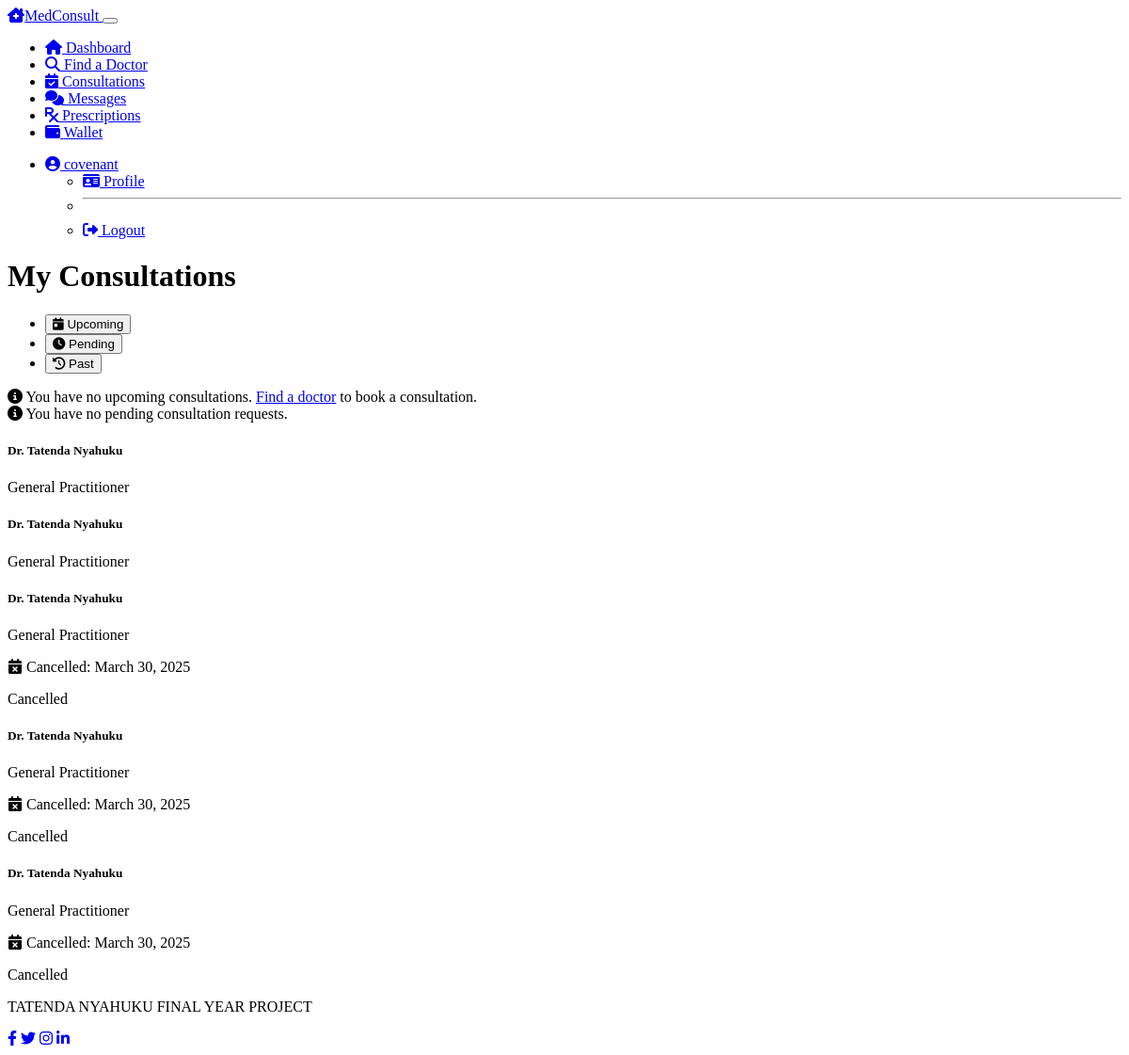
The app's page /patient/consultations (signed in), older data.
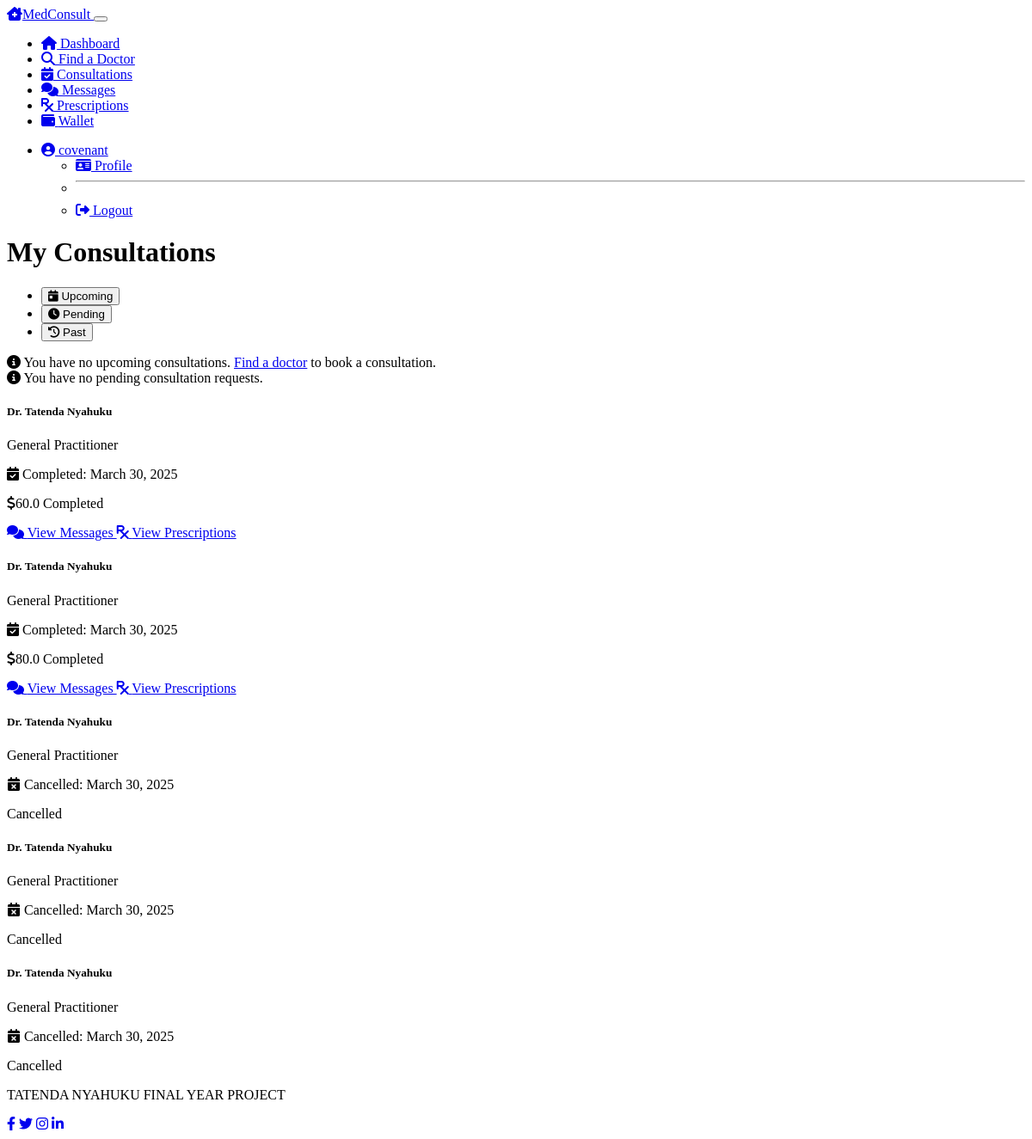
The same page, newer data.
### models.py (models this page shows, shortened)
class Consultation(db.Model):
    __tablename__ = 'consultations'
    id = db.Column(db.Integer, primary_key=True)
    patient_id = db.Column(db.Integer, db.ForeignKey('patients.id'), nullable=False)
    doctor_id = db.Column(db.Integer, db.ForeignKey('doctors.id'), nullable=False)
    status = db.Column(db.String(50), default='requested')  # requested, accepted, rejected, completed, cancelled
    proposed_fee = db.Column(db.Float, nullable=False)
    final_fee = db.Column(db.Float, nullable=True)
    scheduled_time = db.Column(db.DateTime, nullable=True)
    created_at = db.Column(db.DateTime, default=datetime.utcnow)
    completed_at = db.Column(db.DateTime, nullable=True)
    messages = db.relationship('Message', backref='consultation', lazy=True)
    prescriptions = db.relationship('Prescription', backref='consultation', lazy=True)

class Doctor(db.Model):
    __tablename__ = 'doctors'
    id = db.Column(db.Integer, primary_key=True)
    user_id = db.Column(db.Integer, db.ForeignKey('users.id'), nullable=False)
    first_name = db.Column(db.String(50), nullable=False)
    last_name = db.Column(db.String(50), nullable=False)
    specialty = db.Column(db.String(100), nullable=False)
    license_number = db.Column(db.String(50), nullable=False)
    qualifications = db.Column(db.Text, nullable=True)
    min_fee = db.Column(db.Float, nullable=False)
    max_fee = db.Column(db.Float, nullable=False)
    is_verified = db.Column(db.Boolean, default=False)
    consultations = db.relationship('Consultation', backref='doctor', lazy=True)

### routes.py (the view)
@app.route('/patient/consultations')
@login_required
@patient_required
def patient_consultations():
    consultations = Consultation.query.filter_by(
        patient_id=current_user.patient.id
    ).order_by(Consultation.created_at.desc()).all()
    return render_template('patient/consultations.html',
                          title='My Consultations',
                          consultations=consultations,
                          now=datetime.utcnow,
                          timedelta=timedelta)

### models.py (called while the page is built)
@login_manager.user_loader
def load_user(user_id):
    user = User.query.get(int(user_id))
    if user:
        return user
    return None

### routes.py (called while the page is built)
def patient_required(f):
    @wraps(f)
    def decorated_function(*args, **kwargs):
        if not current_user.is_authenticated or current_user.role != 'patient':
            flash('Access denied: Patient access required', 'danger')
            return redirect(url_for('login'))
        return f(*args, **kwargs)
    return decorated_function

### templates/patient/consultations.html (shortened to what the changed rows need)
{% extends "layout.html" %}
{% block content %}
<div class="row mb-4">
    <div class="col-12">
        <h1 class="mb-4">My Consultations</h1>
        <div class="tab-content" id="consultationsTabContent">
                {% set upcoming_consultations = consultations|selectattr('status', 'equalto', 'accepted')|selectattr('scheduled_time', 'gt', now())|list %}
                {% set pending_consultations = consultations|selectattr('status', 'equalto', 'requested')|list %}
            <div class="tab-pane fade" id="past" role="tabpanel" aria-labelledby="past-tab">
                {% set past_consultations = consultations|selectattr('status', 'in', ['completed', 'rejected', 'cancelled'])|list %}
                {% set past_consultations = past_consultations + consultations|selectattr('status', 'equalto', 'accepted')|selectattr('scheduled_time', 'le', now())|list %}
                {% if past_consultations %}
                    {% for consultation in past_consultations|sort(attribute='created_at', reverse=true) %}
                        <div class="card consultation-item status-{{ consultation.status }} bg-dark text-light mb-3">
                            <div class="card-body">
                                <div class="d-flex justify-content-between align-items-start">
                                    <div>
                                        <h5 class="card-title mb-1">Dr. {{ consultation.doctor.first_name }} {{ consultation.doctor.last_name }}</h5>
                                        <p class="mb-1 text-muted">{{ consultation.doctor.specialty }}</p>
                                        {% if consultation.status == 'completed' %}
                                            <p class="mb-1">
                                                <i class="fas fa-calendar-check me-2"></i>
                                                Completed: {{ consultation.completed_at.strftime('%B %d, %Y') }}
                                            </p>
                                            <p class="mb-0">
                                                <span class="badge bg-success">
                                                    <i class="fas fa-dollar-sign me-1"></i>{{ consultation.final_fee }}
                                                </span>
                                                <span class="badge bg-success">Completed</span>
                                            </p>
                                        {% endif %}
                                    </div>
                                    <div>
                                        {% if consultation.status == 'completed' %}
                                            <a href="{{ url_for('patient_consultation_messages', consultation_id=consultation.id) }}" class="btn btn-outline-primary">
                                                <i class="fas fa-comments me-1"></i> View Messages
                                            </a>
                                            {% if consultation.prescriptions %}
                                                <a href="{{ url_for('patient_prescriptions') }}" class="btn btn-outline-info mt-2">
                                                    <i class="fas fa-prescription me-1"></i> View Prescriptions
                                                </a>
                                            {% endif %}
                                        {% endif %}
                                    </div>
                                </div>
                            </div>
                        </div>
                    {% endfor %}
                {% else %}
                    <div class="alert alert-info">
                        <i class="fas fa-info-circle me-2"></i>
                        You have no past consultations.
                    </div>
                {% endif %}
            </div>
        </div>
    </div>
</div>
{% endblock %}

Row changes from the older to the newer data that the page shows:
changed Consultation (number 1 of 5 on the later page): status "accepted" → "completed" (drawn); completed_at (not shown) → "March 30, 2025"; final_fee (not shown) → "60.0"
changed Consultation (number 2 of 5 on the later page): status "accepted" → "completed" (drawn); completed_at (not shown) → "March 30, 2025"; final_fee (not shown) → "80.0"
